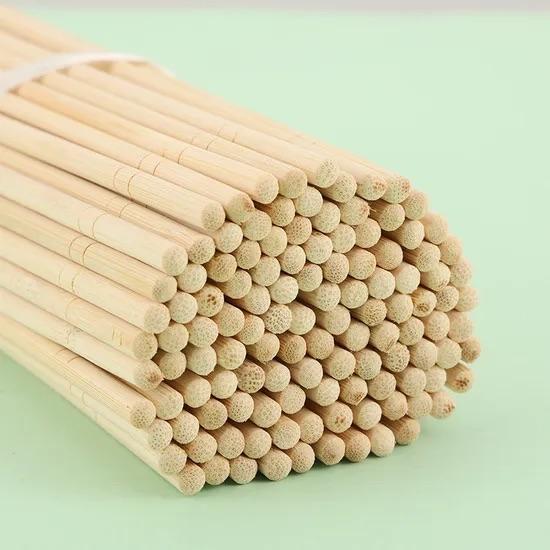
#> input picture uploads/IMG_2129.webp, 550 x 550 px
$ python -i detect_sticks.py   (imports and definitions only)
#> lines starting #> are read from the running program, lines starting #| are printed output that depends on the picture; after the words box and inside, x2 and y2 are one past the last pixel; in counts of white or black regions, pixels touching at a corner belong together
import cv2
import numpy as np

def detect_sticks(image_path):
#> called with image_path = '../uploads/IMG_2129.webp'
    img = cv2.imread(image_path)
#> img is the input picture: shape (550, 550, 3); mean B, G, R 172.6, 207.2, 208.8
    output = img.copy()

    gray = cv2.cvtColor(img, cv2.COLOR_BGR2GRAY)
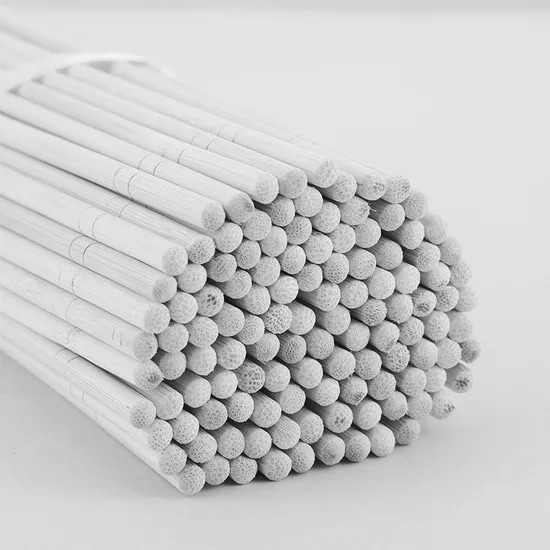
#> gray: shape (550, 550); min 4, max 246, mean 203.7
    blur = cv2.medianBlur(gray, 5)

    clahe = cv2.createCLAHE(clipLimit=2.5, tileGridSize=(8,8))
    enhanced = clahe.apply(blur)
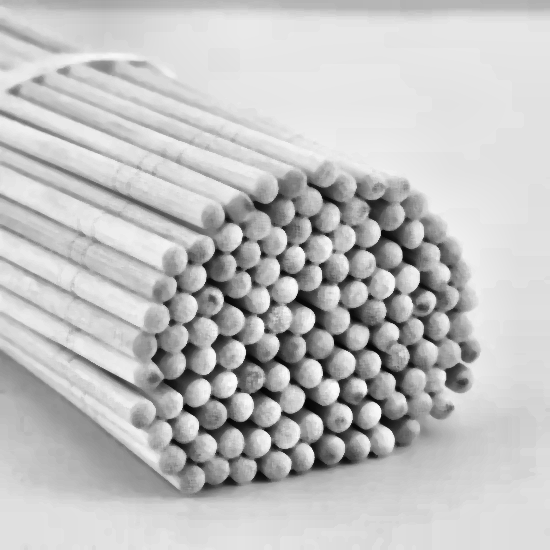
#> enhanced: shape (550, 550); min 4, max 251, mean 192.7

    kernel = np.array([[-1,-1,-1],
                       [-1, 9,-1],
                       [-1,-1,-1]])
    sharpened = cv2.filter2D(enhanced, -1, kernel)
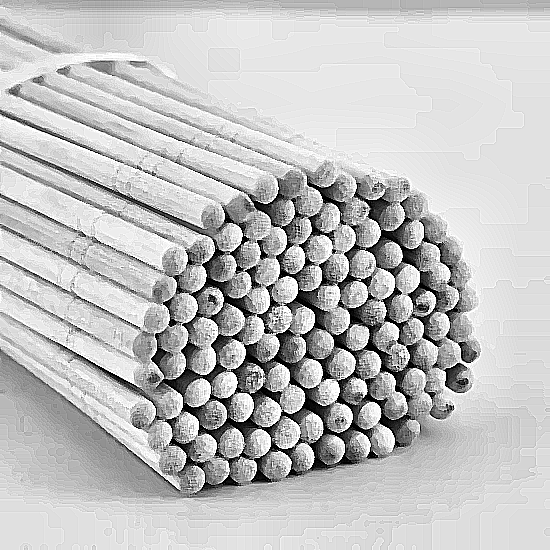
#> sharpened: shape (550, 550); min 0, max 255, mean 192.4
    final_blur = cv2.GaussianBlur(sharpened, (3, 3), 0)
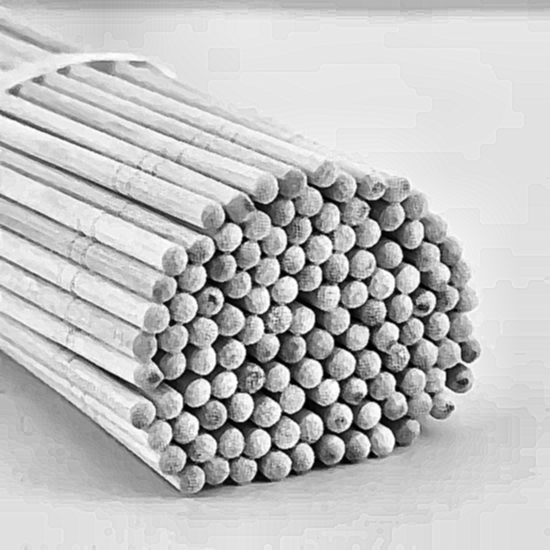
#> final_blur: shape (550, 550); min 0, max 255, mean 192.5

    # เพิ่ม morphology ช่วยลด noise
    morph = cv2.morphologyEx(final_blur, cv2.MORPH_OPEN, np.ones((3,3), np.uint8), iterations=1)

    circles = cv2.HoughCircles(
        morph,
        cv2.HOUGH_GRADIENT,
        dp=1,
        minDist=10,
        param1=40,
        param2=23,
        minRadius=8,
        maxRadius=24
    )
#> circles = 115 rows, first 8: [337.5, 417.5, 14.5], [212.5, 414.5, 14.5], [405.5, 279.5, 23.4], [375.5, 289.5, 22.3], [285.5, 432.5, 14.5], [308.5, 372.5, 14.5], [297.5, 458.5, 16.8], [386.5, 213.5, 17.9]

    count = 0
    filtered_circles = []

    if circles is not None:
        circles = np.uint16(np.around(circles))
#> circles = 115 rows, first 8: [338, 418, 14], [212, 414, 14], [406, 280, 23], [376, 290, 22], [286, 432, 14], [308, 372, 14], [298, 458, 17], [386, 214, 18]

        for circle in circles[0, :]:
            x, y, r = circle
            area = np.pi * (r ** 2)

            # กรองด้วยพื้นที่ เพื่อกัน noise
            if area < 80 or area > 2000:
                continue

            is_duplicate = False
            for existing in filtered_circles:
                ex, ey, er = existing
                distance = np.sqrt((x - ex)**2 + (y - ey)**2)

                if distance < (r + er) * 0.5 and abs(r - er) < 5:
                    is_duplicate = True
                    break

            if not is_duplicate:
                filtered_circles.append(circle)
#> this loop made 115 passes
#> (x, y, r, area) on passes 1 to 12: (338, 418, 14, 615.8), (212, 414, 14, 615.8), (406, 280, 23, 1661.9), (376, 290, 22, 1520.5), (286, 432, 14, 615.8), (308, 372, 14, 615.8), (298, 458, 17, 907.9), (386, 214, 18, 1017.9), (262, 414, 19, 1134.1), (290, 398, 14, 615.8), (356, 386, 21, 1385.4), (236, 446, 18, 1017.9)
#> after the loop, filtered_circles = 114 items, first 6: [338, 418, 14], [212, 414, 14], [406, 280, 23], [376, 290, 22], [286, 432, 14], [308, 372, 14]

        count = len(filtered_circles)
#> count = 114

        for i in filtered_circles:
            cv2.circle(output, (i[0], i[1]), i[2], (0, 255, 0), 2)
            cv2.circle(output, (i[0], i[1]), 2, (255, 0, 0), 3)
#> this loop made 114 passes
#> i on passes 1 to 12: [338, 418, 14], [212, 414, 14], [406, 280, 23], [376, 290, 22], [286, 432, 14], [308, 372, 14], [298, 458, 17], [386, 214, 18], [262, 414, 19], [290, 398, 14], [356, 386, 21], [236, 446, 18]
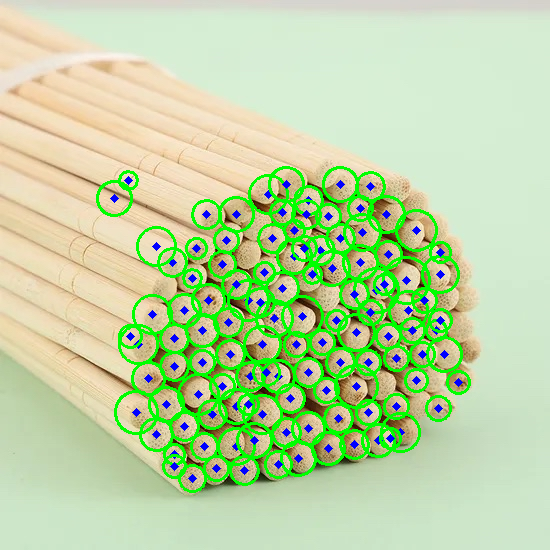
#> output: shape (550, 550, 3); 10.5% of pixels changed, all inside (x1, y1, x2, y2) = (96, 166, 471, 493)

    text = f'Count: {count}'
#> text = 'Count: 114'
    font = cv2.FONT_HERSHEY_SIMPLEX
#> font = 0
    font_scale = 1.2
    thickness = 3
    (text_width, text_height), baseline = cv2.getTextSize(text, font, font_scale, thickness)
#> text_width = 214; text_height = 27; baseline = 12
    cv2.rectangle(output, (5, 5), (text_width + 15, text_height + 15), (255, 255, 255), -1)
    cv2.rectangle(output, (5, 5), (text_width + 15, text_height + 15), (0, 0, 0), 2)
    cv2.putText(output, text, (10, text_height + 8), font, font_scale, (0, 0, 255), thickness)
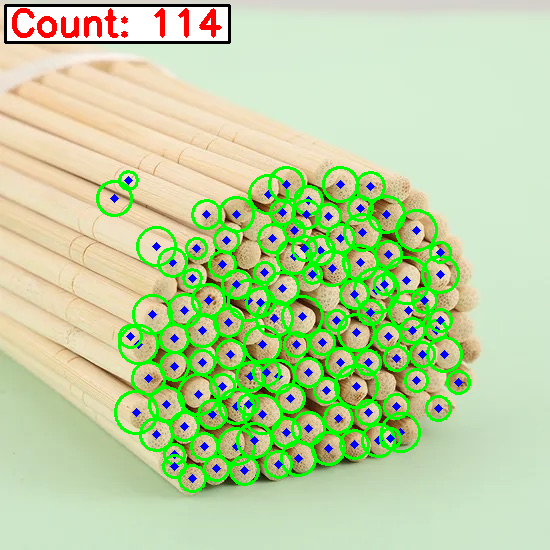
#> output: shape (550, 550, 3); mean B, G, R 162.1, 210.7, 188.6

    return output, count

>>> result = detect_sticks('../uploads/IMG_2129.webp')

$ run again, on uploads/IMG_2130.jpg
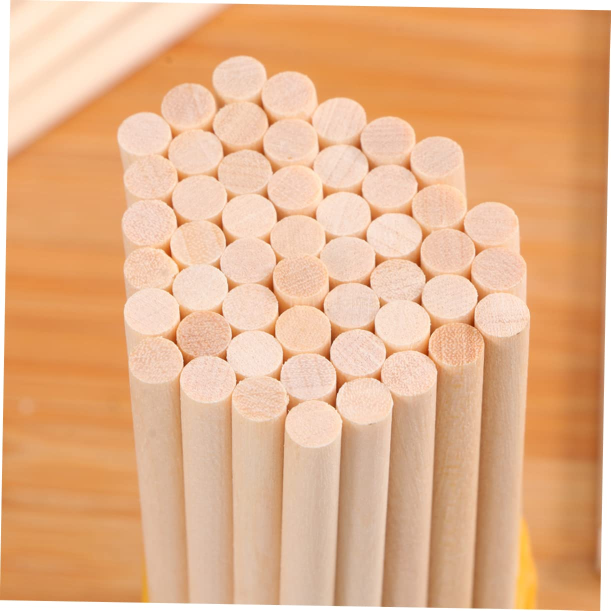
#> input picture uploads/IMG_2130.jpg, 1221 x 1221 px (shown at 1/2 size)
#> in detect_sticks, img is the input picture: shape (1221, 1221, 3); mean B, G, R 137.5, 178, 229
#> in detect_sticks, `circles = cv2.HoughCircles( morph, cv2.HOUGH_GRADIENT, dp=1, minDist=1..`: circles = 258 rows, first 8: [749.5, 569.5, 23.4], [343.5, 713.5, 20.1], [629.5, 682.5, 22.3], [633.5, 643.5, 22.3], [621.5, 847.5, 21.2], [603.5, 173.5, 22.3], [907.5, 518.5, 21.2], [269.5, 618.5, 21.2]
#> in detect_sticks, `circles = np.uint16(np.around(circles))`: circles = 258 rows, first 8: [750, 570, 23], [344, 714, 20], [630, 682, 22], [634, 644, 22], [622, 848, 21], [604, 174, 22], [908, 518, 21], [270, 618, 21]
#> the loop in detect_sticks, `for circle in circles[0, :]:` made 258 passes
#> (x, y, r, area) on passes 1 to 3: (750, 570, 23, 1661.9), (344, 714, 20, 1256.6), (630, 682, 22, 1520.5)
#> after the loop in detect_sticks, `for circle in circles[0, :]:`: filtered_circles = 256 items, first 6: [750, 570, 23], [344, 714, 20], [630, 682, 22], [634, 644, 22], [622, 848, 21], [604, 174, 22]
#> count = 256
#> the loop in detect_sticks, `for i in filtered_circles:` made 256 passes
#> after the loop in detect_sticks, `for i in filtered_circles:`:
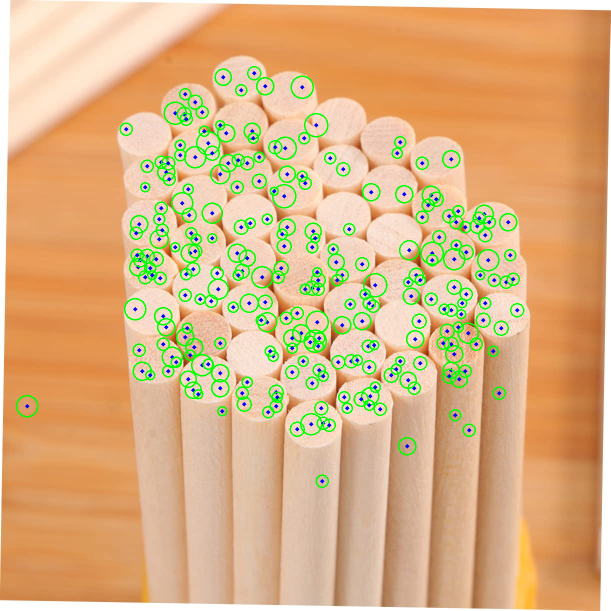
#> output: shape (1221, 1221, 3) (shown at 1/2 size); 4.75% of pixels changed, all inside (x1, y1, x2, y2) = (32, 132, 1049, 976)
#> text = 'Count: 256'
#> font = 0
#> text_width = 214; text_height = 27; baseline = 12
#> in detect_sticks, `cv2.putText(output, text, (10, text_height + 8), font, font_scale, (0,..`:
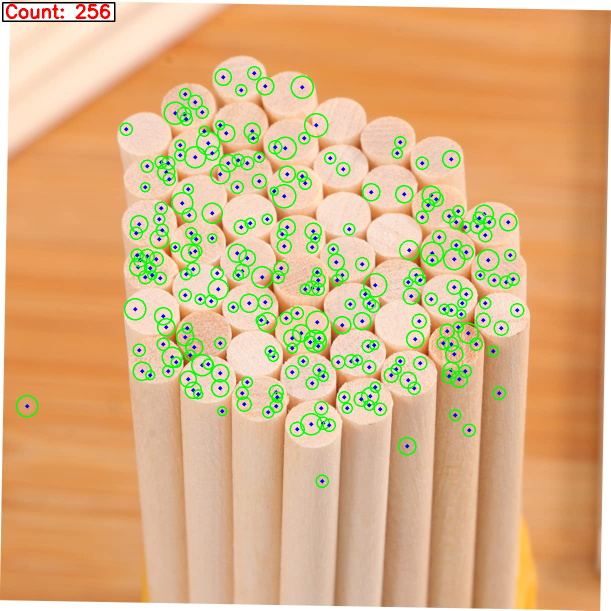
#> output: shape (1221, 1221, 3) (shown at 1/2 size); mean B, G, R 130.3, 178.3, 217.3
